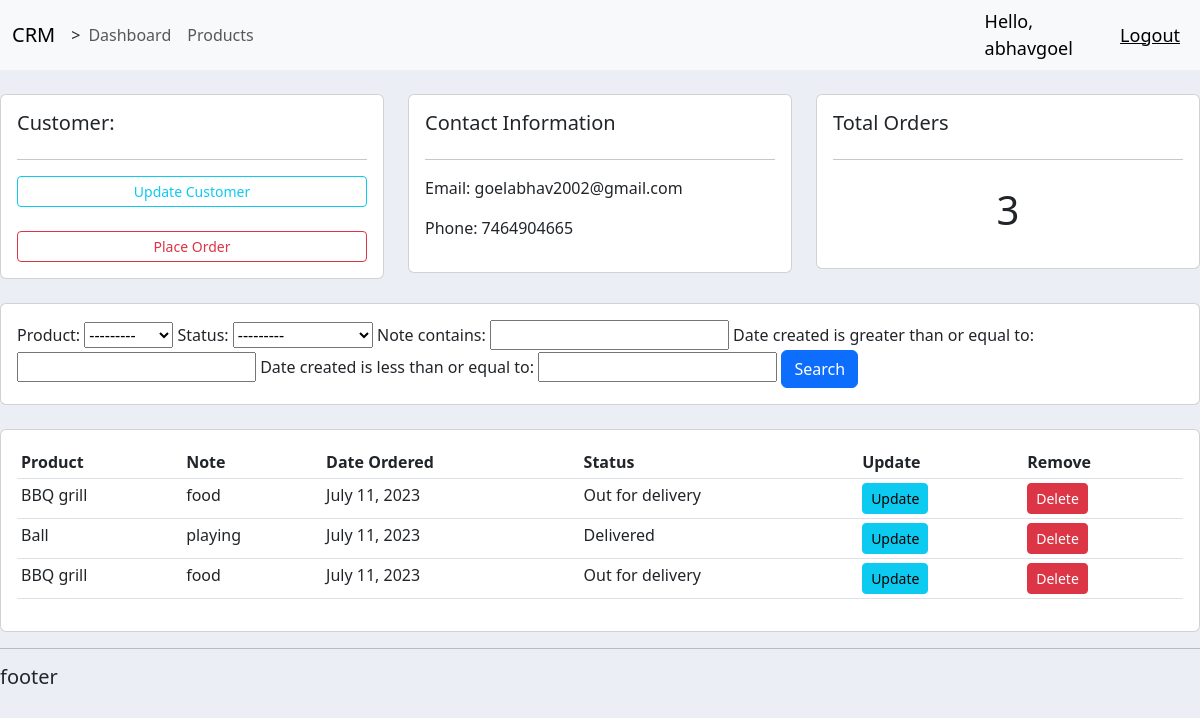
Screenshot of /customer/3 (signed in) with the database file from the repository.
### accounts/models.py (models this page shows, shortened)
class Customer(models.Model):
    name = models.CharField(max_length=50,null=True)
    phone = models.CharField(max_length=10,null=True)
    email=models.CharField(max_length=100,null=True)
    date_created = models.DateField(auto_now_add=True,null=True)

class Order(models.Model):
    STATUS = (
        ('Pending','Pending'),
        ('Out for delivery','Out for delivery'),
        ('Delivered', 'Delivered')
    )
    customer = models.ForeignKey(Customer,null=True,on_delete = models.SET_NULL)
    product = models.ForeignKey(Product,null=True,on_delete = models.SET_NULL)
    date_created = models.DateField(auto_now_add=True,null=True)
    status = models.CharField(max_length=100,null=True,choices=STATUS)
    note = models.CharField(max_length=1000,null=True)

class Product(models.Model):
    CATEGORY=(
        ('Indoor','Indoor'),
        ('Outdoor','Outdoor')
    )
    name = models.CharField(max_length=100,null=True)
    price = models.FloatField(null=True)
    category = models.CharField(max_length=100,null=True,choices=CATEGORY)
    description = models.CharField(max_length=100,null=True,blank=True)
    date_created = models.DateField(auto_now_add=True,null=True)
    tags = models.ManyToManyField(Tag)
    def __str__(self):
        return self.name

### accounts/views.py (the view)
# urls.py: path('customer/<str:pk_test>',views.customer,name='customer'),#paths to views
@login_required(login_url='login')
def customer(request,pk_test):
    customers = Customer.objects.get(id=pk_test)
    orders = Order.objects.filter(customer = pk_test)
    orders_count = orders.count()
    filter = OrderFilter(request.GET,queryset=orders)#query set = intial data
    orders = filter.qs # here filter applied to data
    context={'customers':customers,'orders':orders,'orders_count':orders_count,"filter":filter}
    return render(request,'accounts/customer.html',context)

### accounts/templates/accounts/customer.html
{%  extends 'accounts/main.html' %}
{% block content %}
	<br>
<div class="row">
	<div class="col-md">
		<div class="card card-body">
			<h5>Customer:</h5>
			<hr>
			<a class="btn btn-outline-info  btn-sm btn-block" href="">Update Customer</a>
            <br>
			<a class="btn btn-outline-danger  btn-sm btn-block" href="{%url 'create_order' customers.id%}">Place Order</a>
		</div>
	</div>
	<div class="col-md">
		<div class="card card-body">
			<h5>Contact Information</h5>
			<hr>
			<p>Email: {{customers.email}}</p>
			<p>Phone: {{customers.phone}}</p>
		</div>
	</div>
	<div class="col-md">
		<div class="card card-body">
			<h5>Total Orders</h5>
			<hr>
			<h1 style="text-align: center;padding: 10px">{{orders_count}}</h1>
		</div>
	</div>
</div>
<br>
<div class="row">
	<div class="col">
		<div class="card card-body">
			<form method="get">
				{{filter.form}}
		    <button class="btn btn-primary" type="submit">Search</button>
		  </form>
		</div>
	</div>
</div>
<br>
<div class="row">
	<div class="col-md">
		<div class="card card-body">
			<table class="table table-sm">
				<tr>
					<th>Product</th>
					<th>Note</th>
					<th>Date Ordered</th>
					<th>Status</th>
					<th>Update</th>
					<th>Remove</th>
				</tr>
				{%for order in orders%}
				<tr>
					<td>{{order.product}}</td>
					<td>{{order.note}}</td>
					<td>{{order.date_created}}</td>
					<td>{{order.status}}</td>
					<td><a class ='btn btn-sm btn-info' href="{% url 'update_order' order.id %}">Update</a></td>
					<td><a  class ='btn btn-sm btn-danger' href="{% url 'delete_order' order.id %}">Delete</a></td>
				</tr>
				{%endfor%}
			</table>
		</div>
	</div>
</div>
{% endblock %}

### accounts/templates/accounts/navbar.html (shortened to what this page needs)
{%load static%}
<nav class="navbar navbar-expand-lg bg-body-tertiary">
    <div class="container-fluid">
      <a class="navbar-brand" href="#">CRM</a>>
      <div class="collapse navbar-collapse" id="navbarNav">
        <ul class="navbar-nav">
          <li class="nav-item">
            <a class="nav-link" href="{%url 'home'%}">Dashboard</a>
          </li>
          <li class="nav-item">
            <a class="nav-link" href="{%url 'products'%}">Products</a>
          </li>
        </ul>
      </div>
    </div>
    <span class="hello-msg">Hello, {{request.user}}</span>
    <span ><a href="{%url 'logout'%}" class="hello-msg">Logout</a></span>
  </nav>

### static/css/main.css (style rules this page uses)
body { background-color: #ebeff5; }

### accounts/templates/accounts/navbar.html (style rules this page uses)
.hello-msg { font-size: 18px; color: #000000; margin-right: 20px; }

### rows the page displays
Customer: email "goelabhav2002@gmail.com", phone "7464904665"
Order: product "BBQ grill", note "food", date_created "July 11, 2023", status "Out for delivery"
Order: product "Ball", note "playing", date_created "July 11, 2023", status "Delivered"
Order: product "BBQ grill", note "food", date_created "July 11, 2023", status "Out for delivery"

### other values shown
{{ request.user }} "abhavgoel"
{{ orders_count }} "3"
